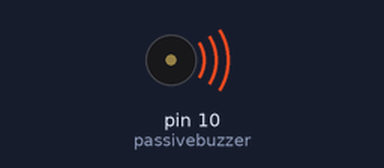
The sketch below on a simulated Arduino Uno, built with avr-gcc and run on an emulated ATmega328P. Parts: buzzer (waves = sounding).

Above: at 0.2 s.
At 3.7 s:
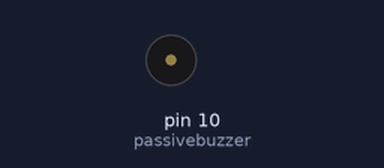
Timing chart, 0 to 4.6 s (numbered marks = the images above):
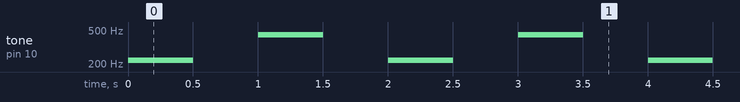

The sketch:

geluidjes_voor_lampjesspel.ino
```cpp
const int passivebuzzer = 10;

void goedgeluid() {
  tone(passivebuzzer,440,500);
}

void foutgeluid() {
  tone(passivebuzzer,220,500);
}

void setup() {
  // put your setup code here, to run once:
    pinMode(passivebuzzer, OUTPUT);
}

void loop() {
  // put your main code here, to run repeatedly:
  foutgeluid();
  delay(1000);
  goedgeluid();
  delay(1000);
}
```

Measured:
- by itself, tone on pin 10 (passivebuzzer): repeats every 2.0 s: silent 0.50 s, 440 Hz 0.50 s, silent 0.50 s, 220 Hz 0.50 s
